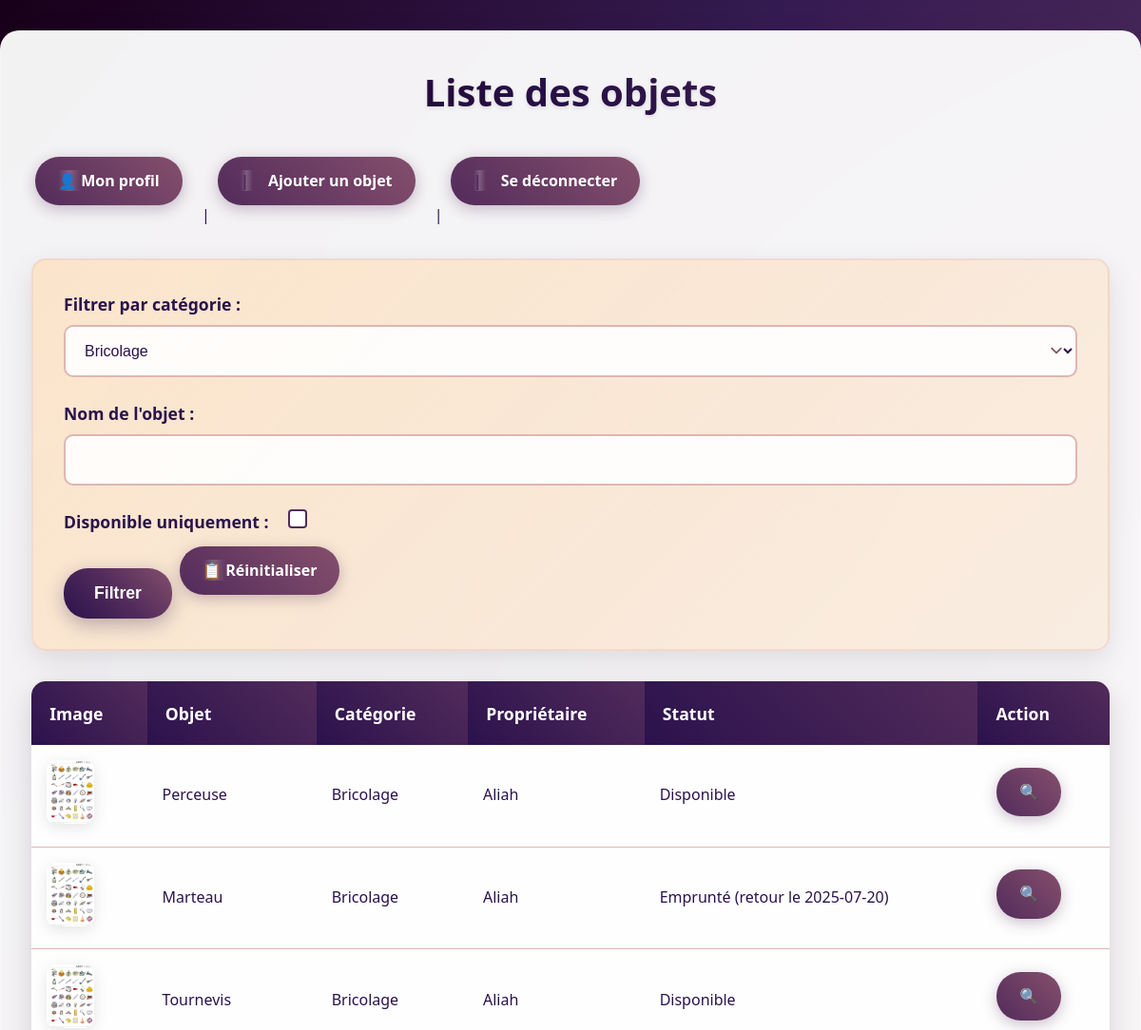
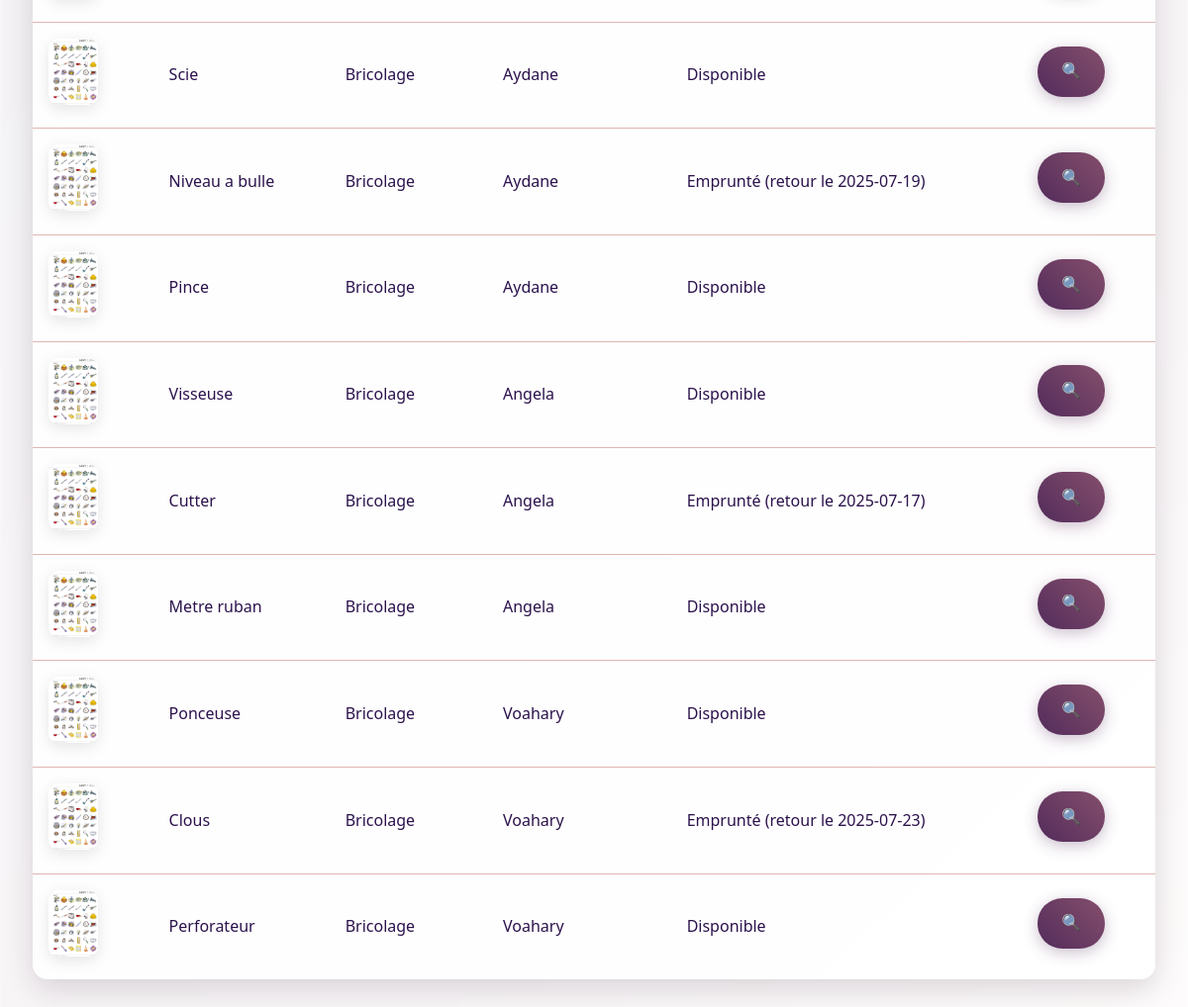
/PAGES/liste_objets.php?categorie=2 (signed in), run on the app's committed database (2 pictures, top to bottom).
### tables this page shows
CREATE TABLE vobjet (
    id_objet INT PRIMARY KEY AUTO_INCREMENT,
    nom_objet VARCHAR(100),
    id_categorie INT,
    id_membre INT,
    FOREIGN KEY (id_categorie) REFERENCES vcategorie_objet(id_categorie),
    FOREIGN KEY (id_membre) REFERENCES vmembre(id_membre)
);

CREATE TABLE vcategorie_objet (
    id_categorie INT PRIMARY KEY AUTO_INCREMENT,
    nom_categorie VARCHAR(50)
);

CREATE TABLE vmembre (
    id_membre INT PRIMARY KEY AUTO_INCREMENT,
    nom VARCHAR(50),
    date_naissance DATE,
    genre VARCHAR(10),
    mail VARCHAR(100) UNIQUE,
    ville VARCHAR(50),
    mdp VARCHAR(255),
    image_profil VARCHAR(255)
);

CREATE TABLE vemprunt (
    id_emprunt INT PRIMARY KEY AUTO_INCREMENT,
    id_objet INT,
    id_membre INT,
    date_emprunt DATE,
    date_retour DATE,
    FOREIGN KEY (id_objet) REFERENCES vobjet(id_objet),
    FOREIGN KEY (id_membre) REFERENCES vmembre(id_membre)
);

### includes/fonctions.php (called while the page is built, shortened)
<?php
require_once 'connexion.php';
function lister_categories() {
    global $bdd;
    $requete = "SELECT * FROM vcategorie_objet";
    $resultat = mysqli_query($bdd, $requete);
    $categories = [];
    while ($row = mysqli_fetch_assoc($resultat)) {
        $categories[] = $row;
    }
    return $categories;
}
?>

### PAGES/liste_objets.php (the view, shortened to what this page needs)
<?php
require_once '../includes/fonctions.php';
$categorie_id = isset($_GET['categorie']) && is_numeric($_GET['categorie']) ? $_GET['categorie'] : '';
$nom_objet = isset($_GET['nom_objet']) ? trim($_GET['nom_objet']) : '';
$disponible = isset($_GET['disponible']) ? 1 : 0;
$requete = "SELECT
                o.id_objet,
                o.nom_objet,
                c.nom_categorie,
                m.nom AS proprietaire,
                e.date_retour,
                o.id_categorie,
                o.image_principale
            FROM vobjet o
            JOIN vcategorie_objet c ON o.id_categorie = c.id_categorie
            JOIN vmembre m ON o.id_membre = m.id_membre
            LEFT JOIN vemprunt e ON o.id_objet = e.id_objet AND e.date_retour >= CURDATE()";
$conditions = [];
if ($categorie_id) {
    $categorie_id = mysqli_real_escape_string($bdd, $categorie_id);
    $conditions[] = "o.id_categorie = '$categorie_id'";
}
if (!empty($conditions)) {
    $requete .= " WHERE " . implode(" AND ", $conditions);
}
$resultat = mysqli_query($bdd, $requete);
$objets = [];
while ($row = mysqli_fetch_assoc($resultat)) {
    $objets[] = $row;
}
?>
<!DOCTYPE html>
<html lang="fr">
<head>
    <link rel="stylesheet" href="../assets/styles.css">
</head>
<body>
    <div class="container wide">
        <h1>Liste des objets</h1>
        <a href="fiche_membre.php">Mon profil</a> |
        <a href="ajouter_objet.php">Ajouter un objet</a> |
        <a href="login.php">Se déconnecter</a>
        <form method="GET" action="">
            <label>Filtrer par catégorie :</label>
            <select name="categorie">
                <?php
                $categories = lister_categories();
                foreach ($categories as $categorie) {
                    $selected = ($categorie_id == $categorie['id_categorie']) ? 'selected' : '';
                    echo "<option value='{$categorie['id_categorie']}' $selected>{$categorie['nom_categorie']}</option>";
                }
                ?>
            </select>
            <label>Nom de l'objet :</label>
            <input type="text" name="nom_objet" value="<?php echo htmlspecialchars($nom_objet); ?>"><br>
            <label>Disponible uniquement :</label>
            <input type="checkbox" name="disponible" <?php echo $disponible ? 'checked' : ''; ?>><br>
            <button type="submit">Filtrer</button>
            <a href="liste_objets.php">Réinitialiser</a>
        </form>
        <?php if (empty($objets)) { ?>
            <p>Aucun objet trouvé.</p>
        <?php } else { ?>
            <table>
                <tr>
                    <th>Image</th>
                    <th>Objet</th>
                    <th>Catégorie</th>
                    <th>Propriétaire</th>
                    <th>Statut</th>
                    <th>Action</th>
                </tr>
                <?php foreach ($objets as $objet) { ?>
                    <tr>
                        <td><img src="<?php echo htmlspecialchars($objet['image_principale']); ?>" alt="Image principale" width="50"></td>
                        <td><?php echo htmlspecialchars($objet['nom_objet']); ?></td>
                        <td><?php echo htmlspecialchars($objet['nom_categorie']); ?></td>
                        <td><?php echo htmlspecialchars($objet['proprietaire']); ?></td>
                        <td><?php echo $objet['date_retour'] ? "Emprunté (retour le {$objet['date_retour']})" : "Disponible"; ?></td>
                        <td><a href="fiche_objet.php?id=<?php echo htmlspecialchars($objet['id_objet']); ?>">🔍</a></td>
                    </tr>
                <?php } ?>
            </table>
        <?php } ?>
    </div>
</body>
</html>

### data on the page
vobjet: image_principale (placeholder picture), nom_objet "Perceuse", id_categorie.nom_categorie "Bricolage", id_membre.nom "Aliah", shows "Disponible"
vobjet: image_principale (placeholder picture), nom_objet "Marteau", id_categorie.nom_categorie "Bricolage", id_membre.nom "Aliah", vemprunt.date_retour "2025-07-20"
vobjet: image_principale (placeholder picture), nom_objet "Tournevis", id_categorie.nom_categorie "Bricolage", id_membre.nom "Aliah", shows "Disponible"
vobjet: image_principale (placeholder picture), nom_objet "Scie", id_categorie.nom_categorie "Bricolage", id_membre.nom "Aydane", shows "Disponible"
vobjet: image_principale (placeholder picture), nom_objet "Niveau a bulle", id_categorie.nom_categorie "Bricolage", id_membre.nom "Aydane", vemprunt.date_retour "2025-07-19"
vobjet: image_principale (placeholder picture), nom_objet "Pince", id_categorie.nom_categorie "Bricolage", id_membre.nom "Aydane", shows "Disponible"
vobjet: image_principale (placeholder picture), nom_objet "Visseuse", id_categorie.nom_categorie "Bricolage", id_membre.nom "Angela", shows "Disponible"
vobjet: image_principale (placeholder picture), nom_objet "Cutter", id_categorie.nom_categorie "Bricolage", id_membre.nom "Angela", vemprunt.date_retour "2025-07-17"
vobjet: image_principale (placeholder picture), nom_objet "Metre ruban", id_categorie.nom_categorie "Bricolage", id_membre.nom "Angela", shows "Disponible"
vobjet: image_principale (placeholder picture), nom_objet "Ponceuse", id_categorie.nom_categorie "Bricolage", id_membre.nom "Voahary", shows "Disponible"
vobjet: image_principale (placeholder picture), nom_objet "Clous", id_categorie.nom_categorie "Bricolage", id_membre.nom "Voahary", vemprunt.date_retour "2025-07-23"
vobjet: image_principale (placeholder picture), nom_objet "Perforateur", id_categorie.nom_categorie "Bricolage", id_membre.nom "Voahary", shows "Disponible"

### other printed values
form field categorie "Bricolage"
